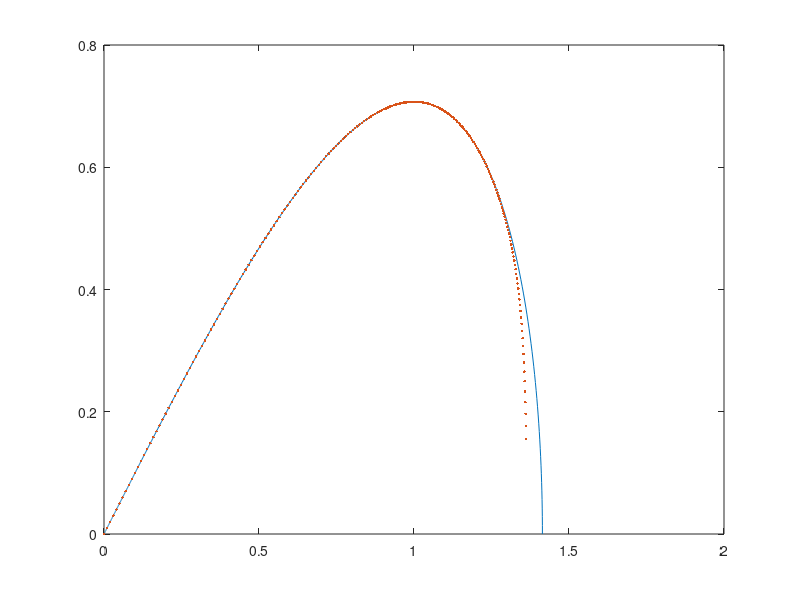

Recreate this plot in MATLAB.
%Este programa se escribe sin acentos 
%Autor: Prof.Jaime Burgos Garcia
%Facultad de Ciencias Fisico Matematicas. Universidad Autonoma de Coahuila
%Asignatura: Topicos Selectos de Analisis Numerico
%Tema: El metodo de parametrizacion para variedades invariantes de puntos de equilibrio.
% Caso de la ecuacion de Duffing. VERSION CORREGIDA
%Advertencia. Este programa es una version corregida de la implementacion computacional del
%metodo presentado en el articulo, El metodo de parametrizacion para variedades invariantes de
%puntos de equilibrio de ecuaciones diferenciales ordinarias. Abstraction &
%Application, 30. pp 64-81, (2020). Consulte el archivo corrigendum de este trabajo incluido en el repositorio
clear 
close all
clc
format long
%Bloque de parametros iniciales
%Por las necesidades de Matlab, el indice de las sumas comienzan desde 1.
N=21;  %Numero que define el orden de la aproximacion deseada. El orden es N-1
p0=[0 0]; %coordenadas del punto de equilibrio
lambda=1;%eigenvalor para la parte inestable
p1=[1 1]; %coordenadas d el vector asociado a la parte inestable
P=zeros(N,2); %arreglo para almacenar los coeficientes de la variedad
a=zeros(1,N); %arreglo para almacenar los coeficientes a_n (ver documento)
b=zeros(1,N); %arreglo para almacenar los coeficientes b_n (ver documento)
P(1,:)=p0;%coordenadas del punto de equilibrio 
P(2,:)=p1;%coordenadas del vector propio elegido
%%%%%%%%%%%%%%%%%%%%%%%%%%%%%%%%

for n = 3:N %ciclo para calcular los coeficientes de orden 2 y superior
   
sum1=0;
sum2=0;
%se ha usado el hecho que en el ejemplo actual el punto de equilibrio es el
%origen por lo cual los coeficientes a_1, a_2, b_1 y b_2 son cero (ver documento)

 for j=1:n %ciclo que calcula los elementos a_n
     
    sum1=sum1+P(n+1-j,1)*P(j,1);
           
 end
 a(n)=sum1;

for j=1:n %ciclo que calcula los elementos b_n
     
    sum2=sum2+P(n+1-j,1)*a(j);
           
end
 b(n)=sum2;
    s=sum2; %termino s_n-1, usando el hecho que p01=0 (ver documento)
    
    %%%%%%%%%%%%%%%%%%%%%%%%%solucion de los sistemas lineales a cada paso
     M=[-(n-1)*lambda 1;1-3*(p0(1))^2 -(n-1)*lambda]; %matriz
     v=[0;s]; %vector derecho para el sistema
     P(n,:) = M\v; %solucion del sistema lineal
     %%%%%%%%%%%%%%%%%%%%%%%%%%%%%
end

P %despliega el arreglo de coeficientes

%%%%%%%%bloque de graficacion de resultados 
xp=flipud(P(:,1))';
yp=flipud(P(:,2))'; %coeficientes en forma ascendente
thetamin=0;
thetamax=2.2; %extremos del dominio para theta
theta=thetamin:1/100:thetamax; %discretizacion del dominio
xpv=polyval(xp,theta);
ypv=polyval(yp,theta); %evaluacion de los polinomios dados por las coordenadas
tmin=0;
tmax=0.5; %extremos del dominio para t
t=-37:1/100:0; %discretizacion del dominio
x = sqrt(2)*sech(t);
y = -sqrt(2)*sech(t).*tanh(t);%evaluacion de la variedad en el dominio de t

figure(1)
plot(x,y)
hold on 
plot(xpv,ypv,'.')
%%%%%%%%%%%%%%%%%%%%%%%%%%%%%%%%%%%%%%%
